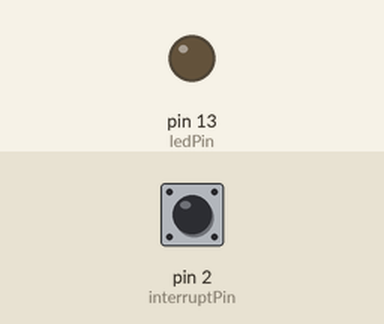
Bench run of a sketch on a simulated Arduino Uno, built with avr-gcc and run on an emulated ATmega328P. Shown: output pins drawn as LEDs (lit = HIGH). Inputs (shaded band) come from the test bench; at power-on: pin 2 (interruptPin) HIGH.

Above: at 1.2 s.
1.3 s: pin 2 (interruptPin) pulled LOW for 0.15 s
At 1.37 s:
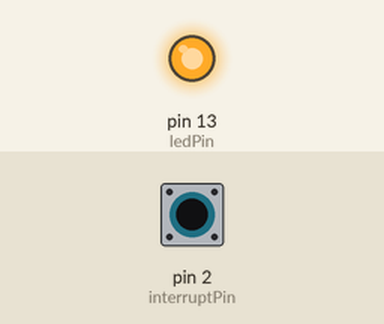
2.9 s: pin 2 (interruptPin) pulled LOW for 3.2 s
At 7.2 s:
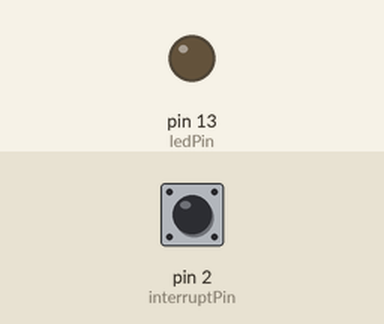
Timing chart, 0 to 8.7 s (numbered marks = the images above; inputs shaded):
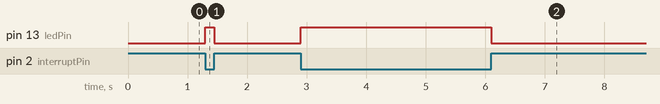

The sketch:

sistani27.ino
```cpp
int ledPin = 13;
volatile byte state = LOW;
const int interruptPin = 2;
void setup() {
  pinMode(interruptPin, INPUT_PULLUP);
  pinMode(ledPin, OUTPUT);
  attachInterrupt(0, blink1, CHANGE); // put your setup code here, to run once:
}
void loop() {
  digitalWrite(ledPin, state);
}
void blink1() {
  state = !state;
}
```

Measured:
- after the input at 1.3 s, pin 13 (ledPin): LOW → HIGH at once, → LOW 0.15 s later
- after the input at 2.9 s, pin 13 (ledPin): LOW → HIGH at once, → LOW 3.2 s later
